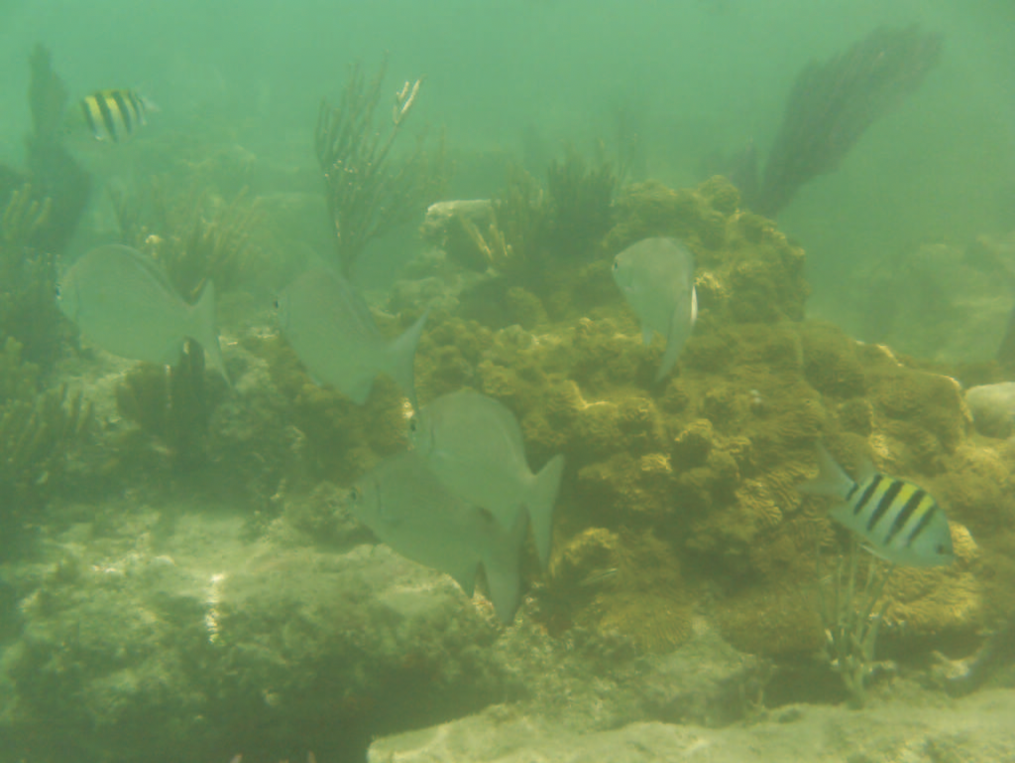
#> input picture data/test4.png, 1015 x 763 px
$ jupyter execute main.ipynb
#> lines starting #> are read from the running program, lines starting #| are printed output that depends on the picture
#> further down, img is the input picture: shape (763, 1015, 3); mean B, G, R 90.9, 145.9, 113
<center> <h1> Restoration of underwater images </h1> <br> <h3> <br> 4MEO Computer vision 2</h3> </center>

# I. Introduction

### 1. Import libraries

[cell 1]
import numpy as np
import scipy as sc
import cv2 as cv
import math
import matplotlib.image as mpimg
import matplotlib.pylab as plt

# II. Compute inputs

## 1. Show function

[cell 2]
# [6 lines left out: function show, not called in this run]

## 2. White balance function definition

[cell 3]
def white_balance(img):
    result = cv.cvtColor(img, cv.COLOR_BGR2LAB)
#> result: shape (763, 1015, 3); mean of channels 0, 1, 2 145.1, 106.5, 153.6
    avg_a = np.average(result[:, :, 1])
#> avg_a = 106.5
    avg_b = np.average(result[:, :, 2])
#> avg_b = 153.6
    result[:, :, 1] = result[:, :, 1] - ((avg_a - 128) * (result[:, :, 0] / 255.0) * 1.1)
#> result: shape (763, 1015, 3); mean of channels 0, 1, 2 145.1, 119.4, 153.6
    result[:, :, 2] = result[:, :, 2] - ((avg_b - 128) * (result[:, :, 0] / 255.0) * 1.1)
#> result: shape (763, 1015, 3); mean of channels 0, 1, 2 145.1, 119.4, 137.1
    result = cv.cvtColor(result, cv.COLOR_LAB2BGR)
    return result

## 3. Enhance contrast function definition

[cell 4]
def enhance_contrast(im):
    rgb_img = im.copy()

    # convert from RGB color-space to YCrCb
    ycrcb_img = cv.cvtColor(rgb_img, cv.COLOR_BGR2YCrCb)
#> ycrcb_img: shape (763, 1015, 3); mean of channels 0, 1, 2 134.2, 122.7, 120.4

    # equalize the histogram of the Y channel
    ycrcb_img[:, :, 0] = cv.equalizeHist(ycrcb_img[:, :, 0])
#> ycrcb_img: shape (763, 1015, 3); mean of channels 0, 1, 2 129.4, 122.7, 120.4

    # convert back to RGB color-space from YCrCb
    equalized_img = cv.cvtColor(ycrcb_img, cv.COLOR_YCrCb2BGR)
    return equalized_img

## 4. Luminance weight map

[cell 5]
def luminance_weight_map(img):
    im = cv.cvtColor(img, cv.COLOR_BGR2RGB)
    L = np.mean(im,axis=2) #mean for each axes
    lumWeightMap = np.sqrt((1/3)*np.square((im[:,:,0]-L))+np.square((im[:,:,1]-L))+np.square((im[:,:,2]-L)))
    return lumWeightMap

## 5. Chromatic weight map

[cell 6]
def chromatic_weight_map(img):
    hsv = cv.cvtColor(img, cv.COLOR_BGR2HSV)
#> hsv: shape (763, 1015, 3); mean H, S, V 51.7, 50.7, 142.6
    saturationValue = hsv[:,:,1];
    saturationMax = 1
    sigma = 0.3
    chromaticWeightmap = np.exp( -1 * ((np.square(saturationValue - saturationMax)) / (2*np.square(sigma))) )
    return chromaticWeightmap

## 6. Saliency weight map

[cell 7]
def saliency_weight_map(img):
    saliency = cv.saliency.StaticSaliencySpectralResidual_create()
    (success, saliencyMap) = saliency.computeSaliency(img)
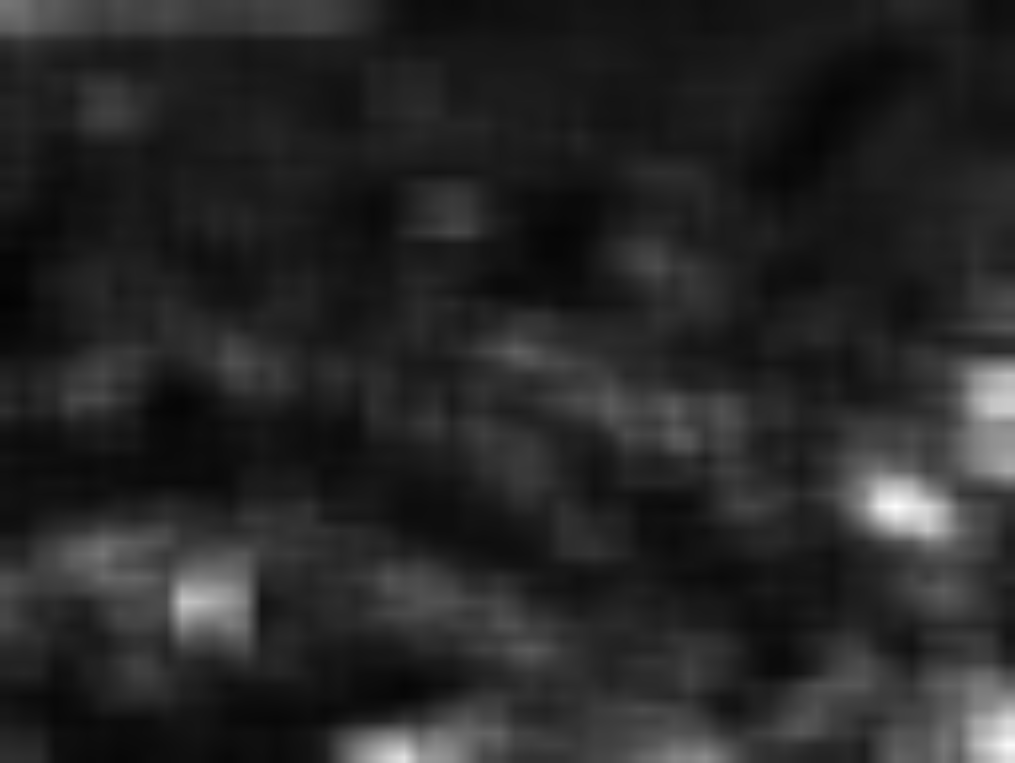
#> saliencyMap: shape (763, 1015) float32; min 0.0138, max 0.995, mean 0.155
#> success = True
    saliencyMap = (saliencyMap * 255).astype("uint8")
    return saliencyMap

## 7. Generate Gaussian

[cell 8]
def generate_gaussian(map):
    G = map.copy()
    gaussianPyramid = [G]
    for i in range(5):
        rows, cols = G.shape
        G = cv.pyrDown(G, dstsize=(cols//2, rows//2))
        gaussianPyramid.append(G)
    return gaussianPyramid

## 8. Generate Laplacian

[cell 9]
# [8 lines left out: function generate_laplacian, not called in this run]

## Output

[cell 10]
img = cv.imread('data/test4.png')

firstInput = white_balance(img)
secondInput = enhance_contrast(firstInput)

luminanceWeightmap1 = luminance_weight_map(firstInput)
chromaticWeightmap1 = chromatic_weight_map(firstInput)
saliencyWeightmap1 = saliency_weight_map(firstInput)
resultedWeightmap1 = np.multiply(np.multiply(luminanceWeightmap1,chromaticWeightmap1),saliencyWeightmap1)

luminanceWeightmap2 = luminance_weight_map(secondInput)
chromaticWeightmap2 = chromatic_weight_map(secondInput)
saliencyWeightmap2 = saliency_weight_map(secondInput)
resultedWeightmap2 = np.multiply(np.multiply(luminanceWeightmap2,chromaticWeightmap2),saliencyWeightmap2)

normalizedWeightmap1 = np.nan_to_num(np.true_divide(resultedWeightmap1,(resultedWeightmap1 + resultedWeightmap2)))
normalizedWeightmap2 = np.nan_to_num(np.true_divide(resultedWeightmap2,(resultedWeightmap1 + resultedWeightmap2)))
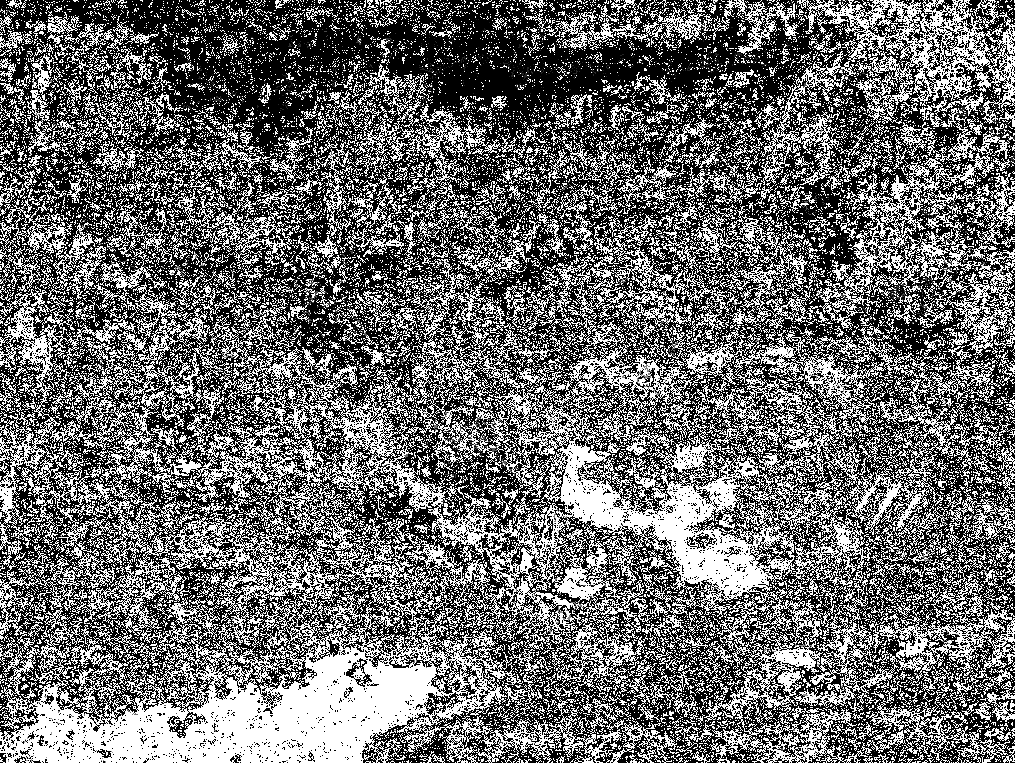
#> normalizedWeightmap2: shape (763, 1015) float64; min 0, max 1, mean 0.426

simpleDehazed = cv.cvtColor(img, cv.COLOR_BGR2RGB)
rows, cols, dst = simpleDehazed.shape
for i in range(rows):
    for j in range(cols):
        simpleDehazed[i, j] =  normalizedWeightmap1[i, j] * simpleDehazed[i, j]
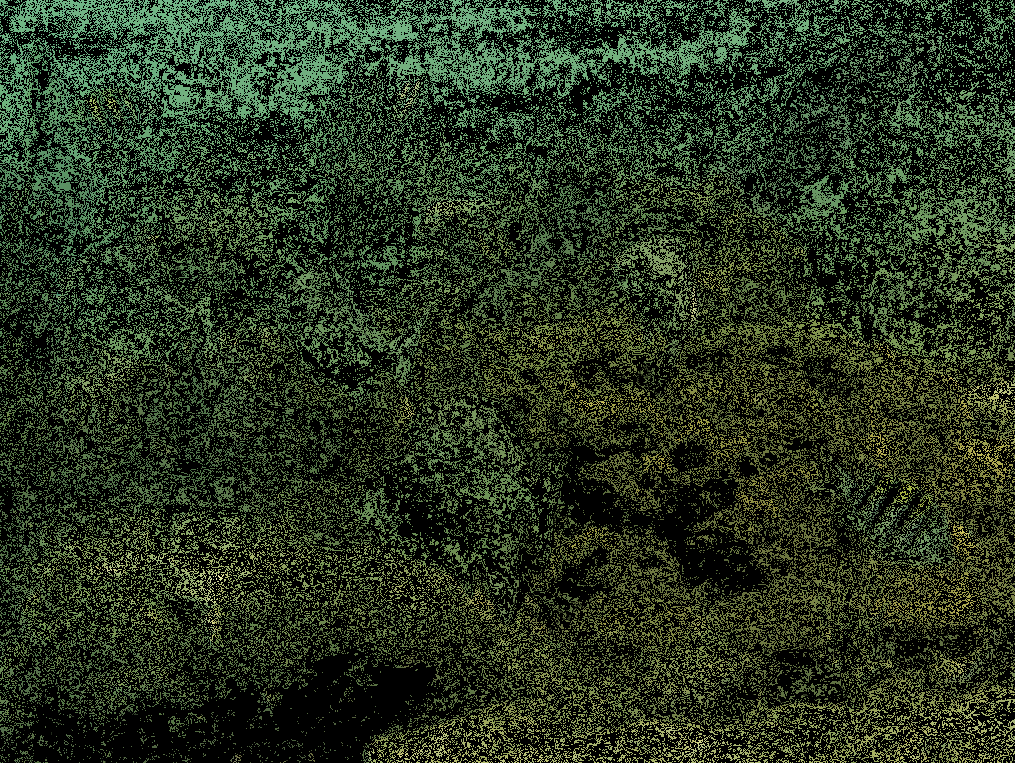
#> simpleDehazed: shape (763, 1015, 3); mean R, G, B 40.4, 52.6, 33

gaussianPyramid1 = generate_gaussian(normalizedWeightmap1)
#> after the loop in generate_gaussian, `for i in range(5):`:
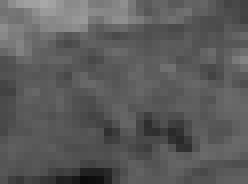
#> G: shape (23, 31) float64 (shown 8 times larger); min 0.045, max 0.661, mean 0.36
#> after the loop in generate_gaussian, `for i in range(5):`: gaussianPyramid = 6 items
#> gaussianPyramid1 = 6 items
gaussianPyramid2 = generate_gaussian(normalizedWeightmap2)
#> after the loop in generate_gaussian (call 2), `for i in range(5):`:
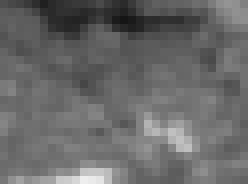
#> G: shape (23, 31) float64 (shown 8 times larger); min 0.0847, max 0.935, mean 0.413
#> gaussianPyramid2 = 6 items

#laplacianPyramid1 = generate_laplacian(firstInput)
#laplacianPyramid2 = generate_laplacian(secondInput)

verticalAppendedImg1 = np.vstack((img,secondInput))
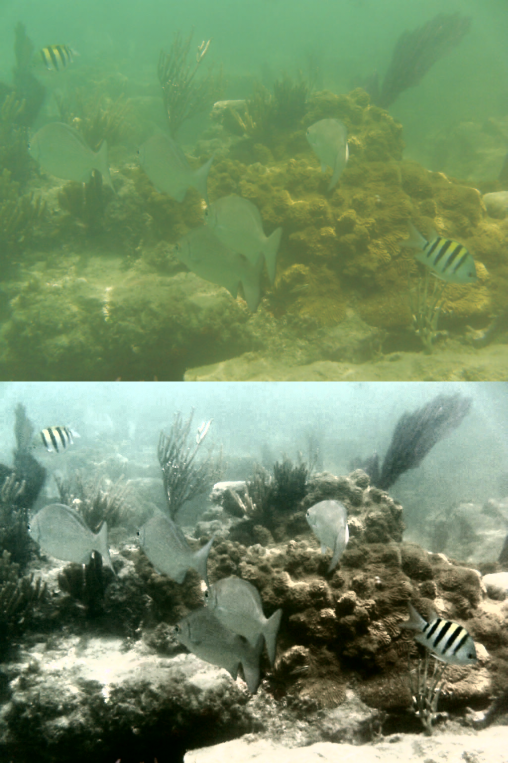
#> verticalAppendedImg1: shape (1526, 1015, 3) (shown at 1/2 size); mean B, G, R 103.6, 140.8, 117.3
verticalAppendedImg2 = np.vstack((firstInput,simpleDehazed))
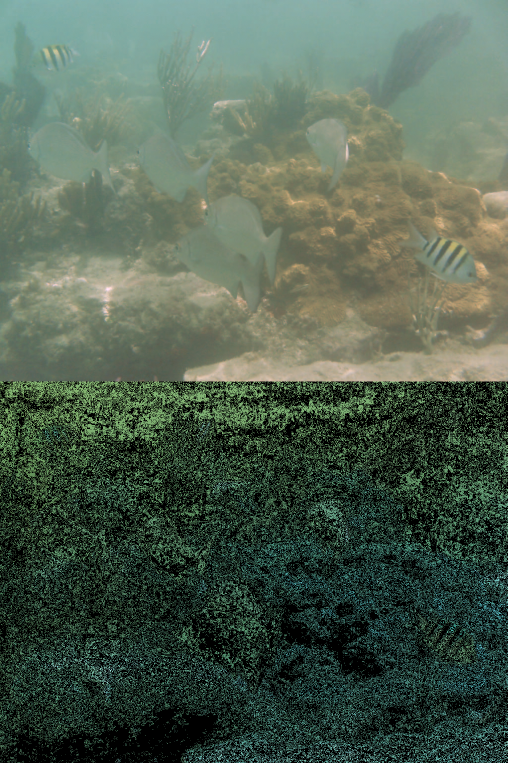
#> verticalAppendedImg2: shape (1526, 1015, 3) (shown at 1/2 size); mean B, G, R 80.6, 96.6, 79.9
horizontalAppendedImg = np.hstack((verticalAppendedImg1,verticalAppendedImg2))
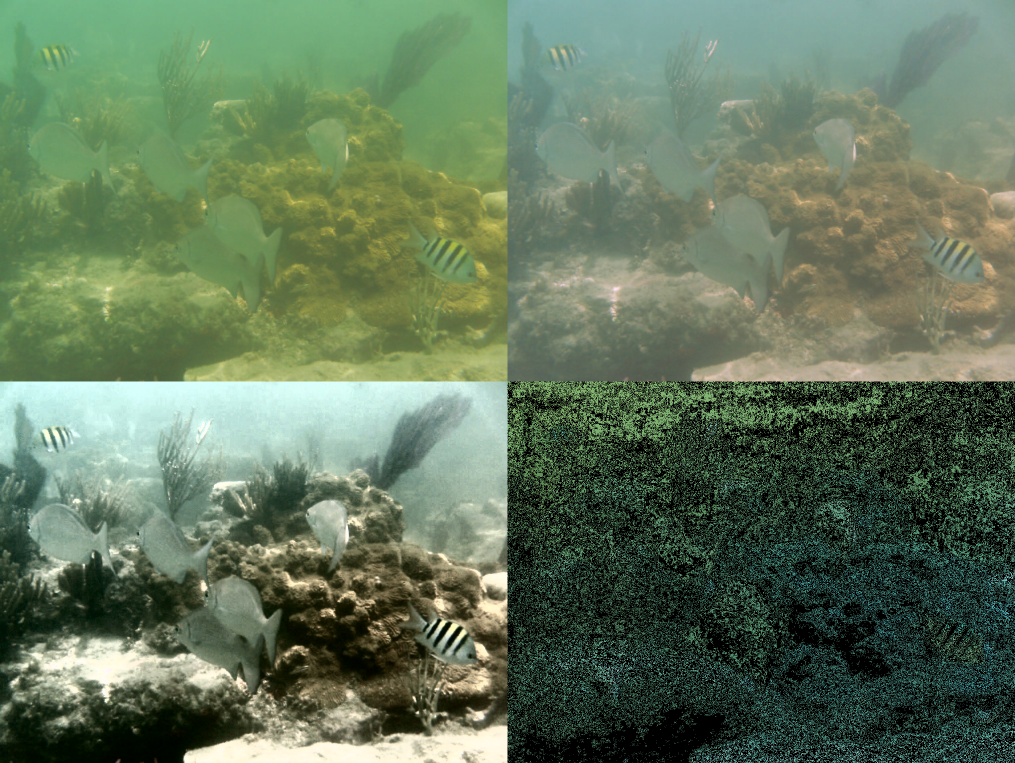
#> horizontalAppendedImg: shape (1526, 2030, 3) (shown at 1/2 size); mean B, G, R 92.1, 118.7, 98.6
cv.namedWindow("output", cv.WINDOW_NORMAL)    # Create window with freedom of dimensions
                   # Read image
imS = cv.resize(horizontalAppendedImg, (0, 0), fx=2, fy=2)                # Resize image
cv.imshow("output", imS)
cv.waitKey(0)
cv.destroyAllWindows()
#show(horizontalAppendedImg)
#cv.imwrite('diver_initial.jpg',img)

$ run again, with data/test1.png copied over data/test4.png
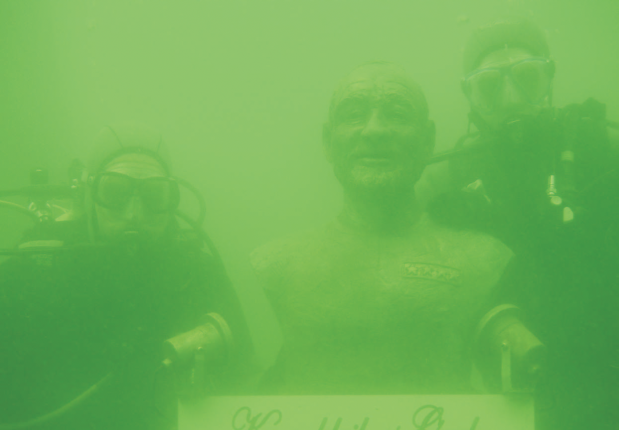
#> input picture data/test1.png, 1238 x 860 px (shown at 1/2 size)
#> img is the input picture: shape (860, 1238, 3); mean B, G, R 85.6, 178.6, 110.2
#> avg_a = 89.03
#> avg_b = 168.5
#> hsv: shape (860, 1238, 3); mean H, S, V 49.1, 41.7, 167.5
#> in saliency_weight_map, `(success, saliencyMap) = saliency.computeSaliency(img)`:
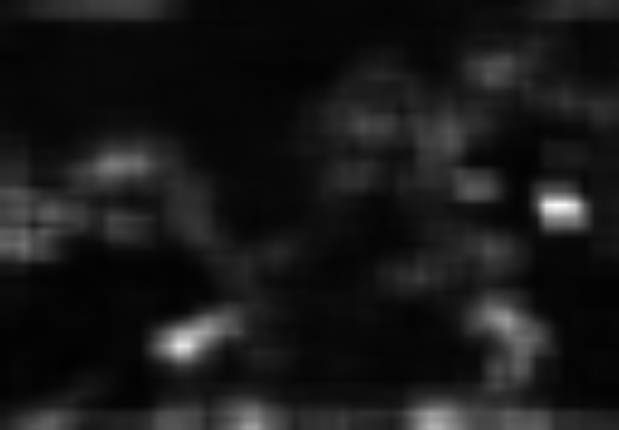
#> saliencyMap: shape (860, 1238) float32 (shown at 1/2 size); min 0.00954, max 0.991, mean 0.0982
#> success = True
#> hsv: shape (860, 1238, 3); mean H, S, V 48.7, 81.1, 138.8
#> after the loop in generate_gaussian, `for i in range(5):`: gaussianPyramid = 6 items
#> `horizontalAppendedImg = np.hstack((verticalAppendedImg1,verticalAppend..`:
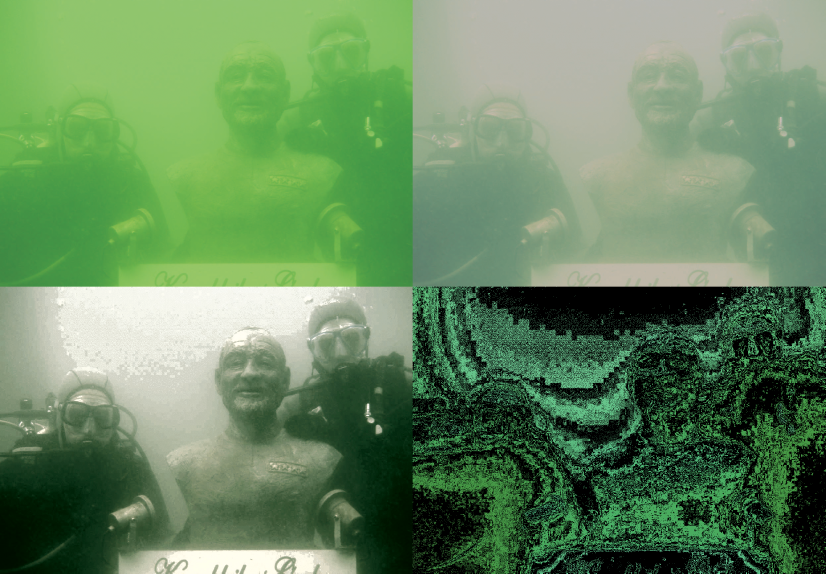
#> horizontalAppendedImg: shape (1720, 2476, 3) (shown at 1/3 size); mean B, G, R 96.3, 138.1, 103.2

$ run again, with data/test2.png copied over data/test4.png
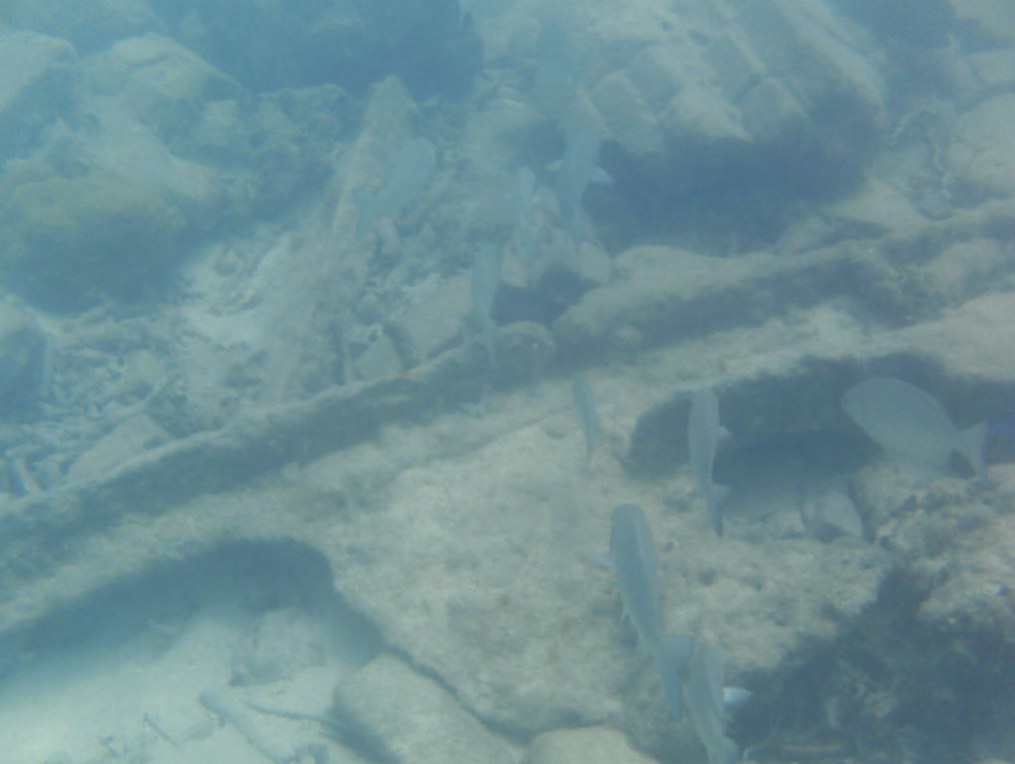
#> input picture data/test2.png, 1015 x 764 px
#> img is the input picture: shape (764, 1015, 3); mean B, G, R 149.4, 143.6, 110.2
#> avg_a = 118
#> avg_b = 121.1
#> hsv: shape (764, 1015, 3); mean H, S, V 84.4, 35.1, 145.3
#> in saliency_weight_map, `(success, saliencyMap) = saliency.computeSaliency(img)`:
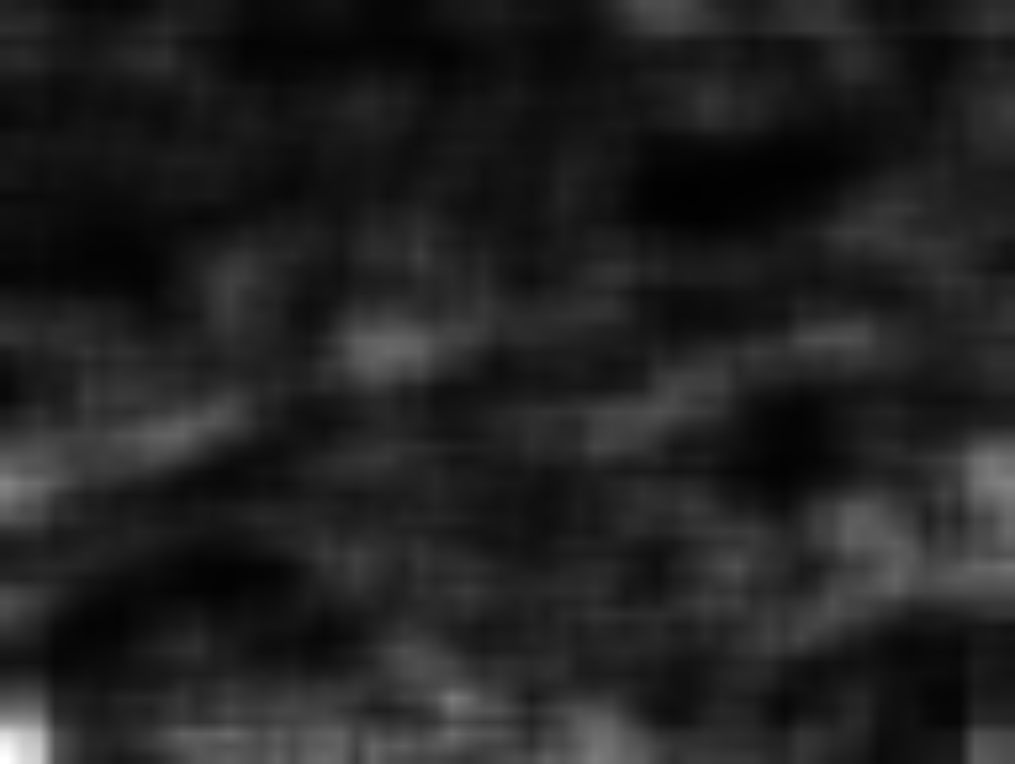
#> saliencyMap: shape (764, 1015) float32; min 0.007, max 1, mean 0.133
#> success = True
#> hsv: shape (764, 1015, 3); mean H, S, V 84.3, 63.4, 138.2
#> after the loop in generate_gaussian, `for i in range(5):`: gaussianPyramid = 6 items
#> `horizontalAppendedImg = np.hstack((verticalAppendedImg1,verticalAppend..`:
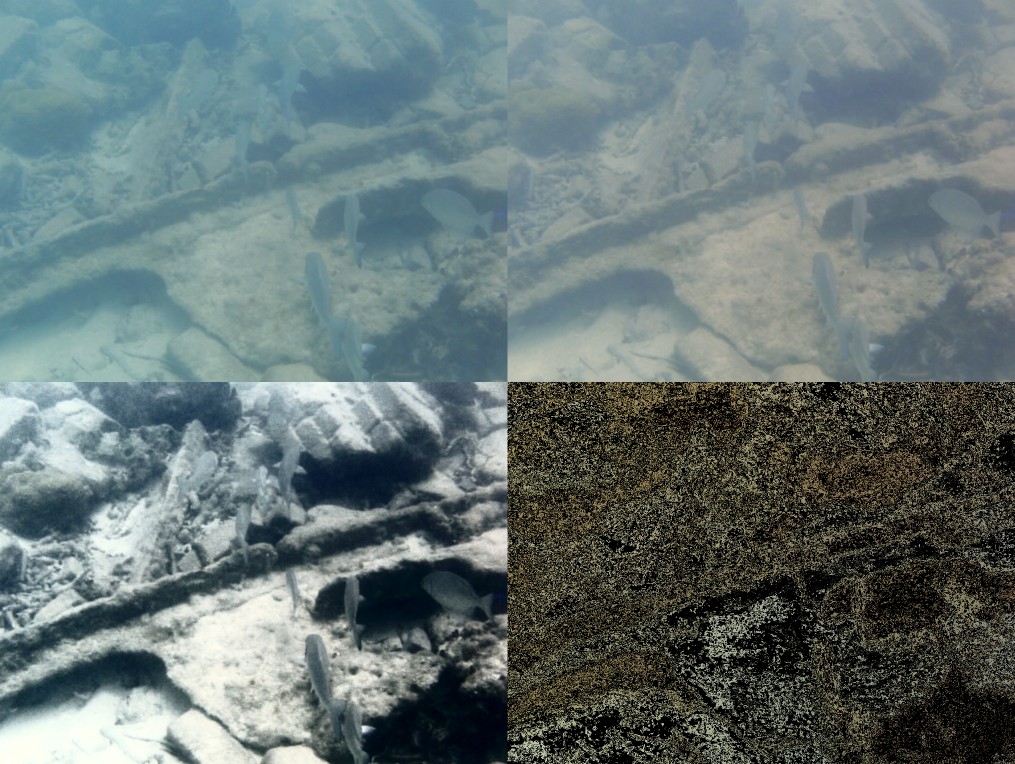
#> horizontalAppendedImg: shape (1528, 2030, 3) (shown at 1/2 size); mean B, G, R 116.8, 117.1, 102.6
